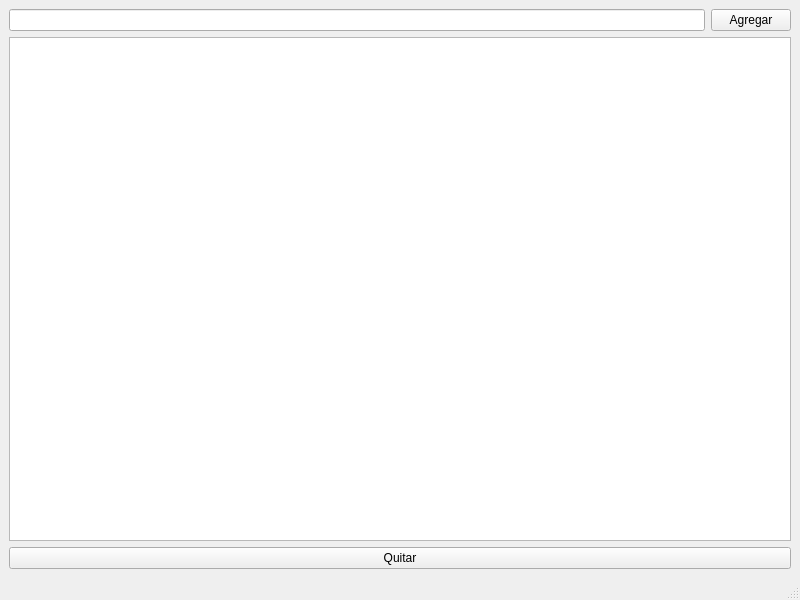
<?xml version="1.0" encoding="UTF-8"?>
<ui version="4.0">
 <class>preview</class>
 <widget class="QMainWindow" name="preview">
  <property name="geometry">
   <rect>
    <x>0</x>
    <y>0</y>
    <width>800</width>
    <height>600</height>
   </rect>
  </property>
  <property name="windowTitle">
   <string>MainWindow</string>
  </property>
  <widget class="QWidget" name="centralwidget">
   <layout class="QGridLayout" name="gridLayout">
    <item row="0" column="0">
     <layout class="QVBoxLayout" name="verticalLayout">
      <item>
       <layout class="QHBoxLayout" name="horizontalLayout">
        <item>
         <widget class="QLineEdit" name="nueva_flor1"/>
        </item>
        <item>
         <widget class="QPushButton" name="Agregar1">
          <property name="text">
           <string>Agregar</string>
          </property>
         </widget>
        </item>
       </layout>
      </item>
      <item>
       <widget class="QListWidget" name="lista1"/>
      </item>
      <item>
       <widget class="QPushButton" name="Quitar1">
        <property name="text">
         <string>Quitar</string>
        </property>
       </widget>
      </item>
     </layout>
    </item>
   </layout>
  </widget>
  <widget class="QMenuBar" name="menubar">
   <property name="geometry">
    <rect>
     <x>0</x>
     <y>0</y>
     <width>800</width>
     <height>21</height>
    </rect>
   </property>
  </widget>
  <widget class="QStatusBar" name="statusbar"/>
 </widget>
 <resources/>
 <connections/>
</ui>
